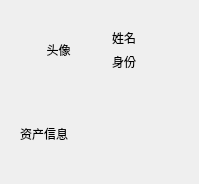
<?xml version="1.0" encoding="UTF-8"?>
<ui version="4.0">
 <class>Form</class>
 <widget class="QWidget" name="Form">
  <property name="geometry">
   <rect>
    <x>0</x>
    <y>0</y>
    <width>199</width>
    <height>184</height>
   </rect>
  </property>
  <property name="windowTitle">
   <string>Form</string>
  </property>
  <layout class="QVBoxLayout" name="verticalLayout">
   <item>
    <widget class="QWidget" name="widget_2" native="true">
     <layout class="QHBoxLayout" name="horizontalLayout">
      <item>
       <widget class="QLabel" name="label_head">
        <property name="text">
         <string>头像</string>
        </property>
        <property name="alignment">
         <set>Qt::AlignCenter</set>
        </property>
       </widget>
      </item>
      <item>
       <widget class="QWidget" name="widget" native="true">
        <layout class="QGridLayout" name="gridLayout">
         <item row="0" column="0">
          <widget class="QLabel" name="label_name">
           <property name="text">
            <string>姓名</string>
           </property>
          </widget>
         </item>
         <item row="1" column="0">
          <widget class="QLabel" name="label_identity">
           <property name="text">
            <string>身份</string>
           </property>
          </widget>
         </item>
        </layout>
       </widget>
      </item>
     </layout>
    </widget>
   </item>
   <item>
    <widget class="QWidget" name="widget_3" native="true">
     <layout class="QGridLayout" name="gridLayout_2">
      <item row="0" column="0">
       <widget class="QLabel" name="label_4">
        <property name="text">
         <string>资产信息</string>
        </property>
       </widget>
      </item>
     </layout>
    </widget>
   </item>
  </layout>
 </widget>
 <resources/>
 <connections/>
</ui>
